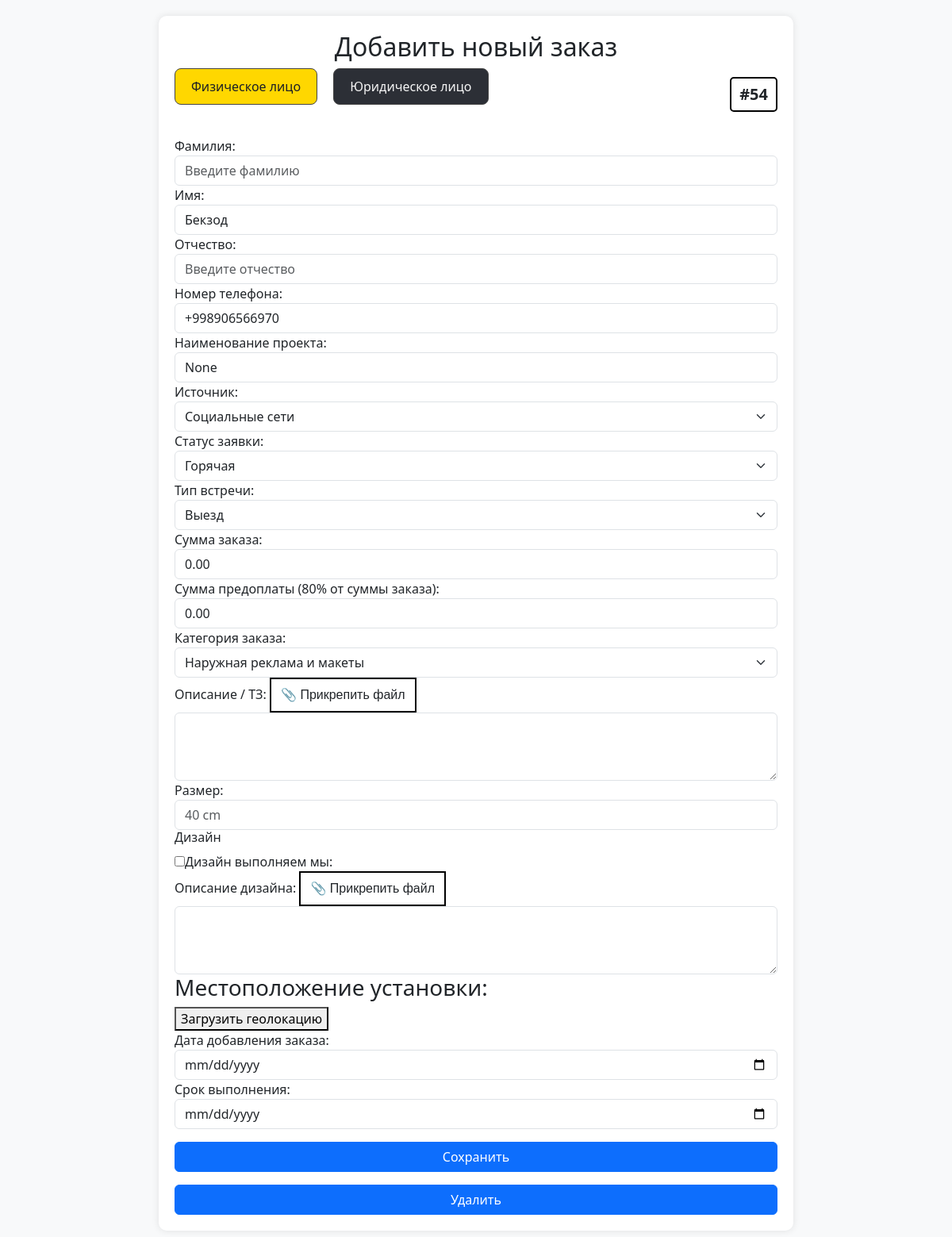
The page /call_center/54 (signed in) on the database as committed earlier.
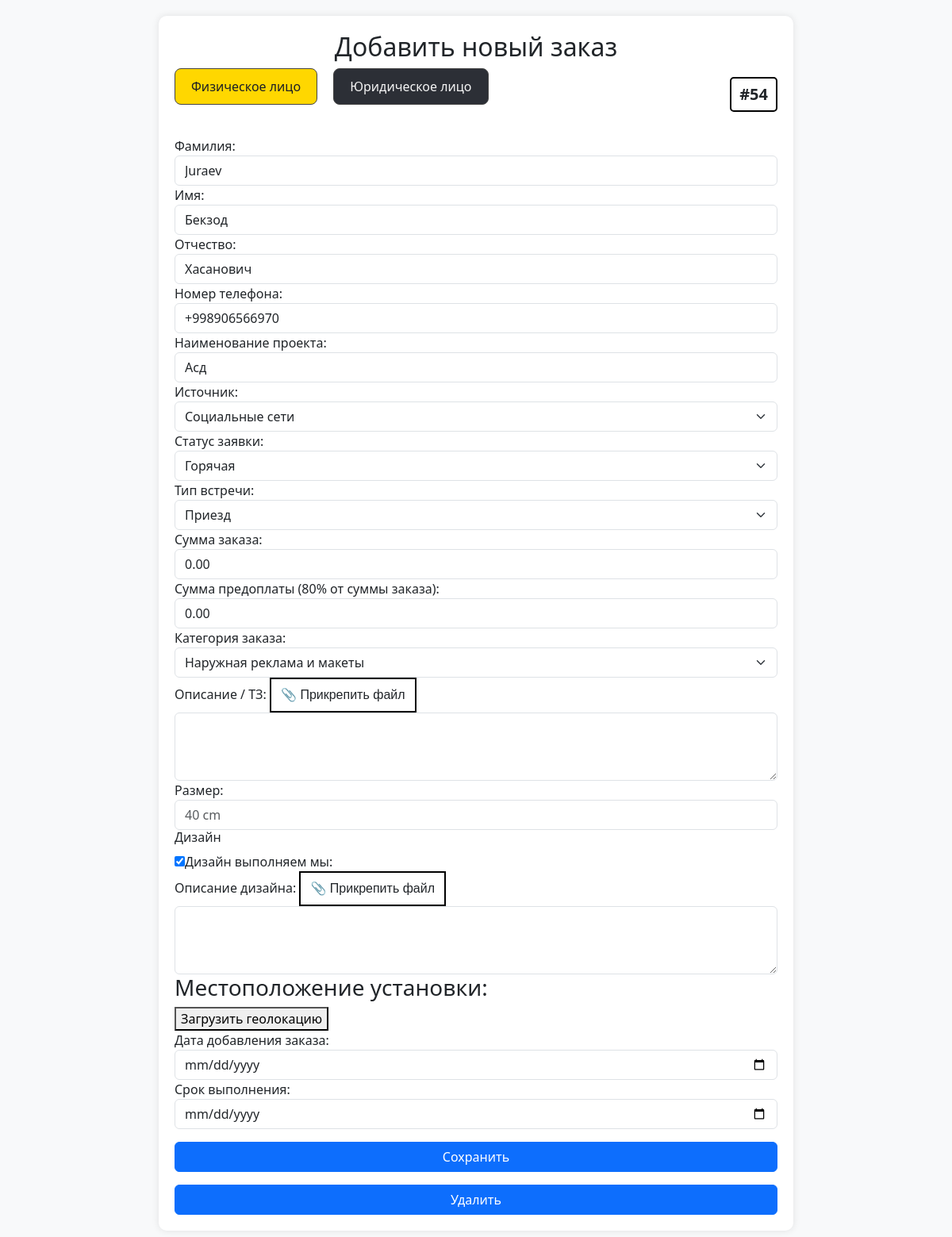
The same page on the database as committed later.
### backend/models.py (models this page shows, shortened)
class Orders(models.Model):
    Stage_CHOICES = [
        ("marketing", "Соц. маркетинг"),
        ("call_center", "Колл-центр"),
        ("manager", "Менеджер"),
        ("design", "Проектирование"),
        ("technologist", "Технолог"),
        ("manager_2", "Менеджер_2"),
        ("accounting", "Бухгалтерия"),
        ("warehouse", "Склад"),
        ("manufacturing", "Производство"),
        ("accounting_2", "Бухгалтерия_2"),
        ("delivery", "Доставка"),
        ("installation", "Установка"),
        ("quality_control", "Контроль качества"),
        ("finished", "Завершён"),
        ("archive", "Архив"),
        ("failed", "fail")
    ]
    Stage_pod_CHOICES = [
        ("rezka", "Резка"),
        ("svarka", "Сварка"),
        ("fill", "Покраска"),
        ("print", "Печать"),
        ('sborka',"Сборка"),
        ('ready','Готово')
    ]
    vstrecha_choice = [
        ("viezd", "Выезд"),
        ("priezd", "Приезд"),
    ]
    zayavki_choice = [
        ("hot", "Горячая"),
        ("cool", "Холодная"),
    ]
    client=models.ForeignKey(Clients, on_delete=models.CASCADE, related_name='clients_order',null=True)
    call_center = models.ForeignKey(
        'Profile', on_delete=models.CASCADE, related_name='call_center_profile', verbose_name="Профиль",blank=True,null=True
    )
    order_name=models.CharField(max_length=100,null=True)
    vstrecha=models.CharField(max_length=20, choices=vstrecha_choice,null=True)
    zayavki = models.CharField(max_length=20, choices=zayavki_choice, null=True)
    order_sum=models.DecimalField(max_digits=10, decimal_places=2,default=0)
    order_predoplata=models.DecimalField(max_digits=10, decimal_places=2,default=0)
    description=models.TextField()
    description_design = models.TextField()
    check_design=models.BooleanField(default=False)
    catigories = models.CharField(max_length=50)
    razmer=models.CharField(max_length=50)
    latitude = models.FloatField(blank=True, null=True, default=0)
    longitude = models.FloatField(blank=True, null=True, default=0)
    tz=models.FileField(blank=True, upload_to='pictures/')
    design=models.FileField(blank=True, upload_to='pictures/')
    stage = models.CharField(max_length=20, choices=Stage_CHOICES,default='manager')
    add_order=models.DateField(null=True)
    complete_order=models.DateField(null=True)
    rezka=models.BooleanField(default=False)
    svarka=models.BooleanField(default=False)
    fill=models.BooleanField(default=False)
    print=models.BooleanField(default=False)
    sborka = models.BooleanField(default=False)
    stage_pod=models.CharField(max_length=20, choices=Stage_pod_CHOICES,default="rezka")
    payment_data=models.DateField(null=True)
    complete_date=models.DateField(null=True)
    fail_date = models.DateField(null=True)
    by_who_fail=models.CharField(max_length=50,null=True,blank=True)
    fail=models.CharField(max_length=255,null=True)
    full_pay=models.BooleanField(default=False)

class Social_clients(models.Model):
    profile = models.ForeignKey(
        'Profile', on_delete=models.CASCADE, related_name='social_client', verbose_name="Профиль"
    )
    client_name=models.CharField(max_length=100)
    phone=PhoneNumberField(null=True, blank=True, default=None)
    comment=models.CharField(max_length=255,null=True, blank=True, default=None)
    order=models.OneToOneField("Orders", on_delete=models.CASCADE, related_name='marketing',null=True)

class Clients(models.Model):
    Social_CHOICES = [
        ("social", "Социальные сети"),
        ("cold_calls", "Холодные звонки"),
        ("word_of_mouth", "Сарафанное радио"),
    ]
    CLIENT_TYPE_CHOICES = [
        ('INDIVIDUAL', 'Физическое лицо'),
        ('LEGAL_ENTITY', 'Юридическое лицо'),
    ]
    social = models.CharField(max_length=20, choices=Social_CHOICES)
    client_type = models.CharField(
        max_length=20,
        choices=CLIENT_TYPE_CHOICES,
    )
    phone = PhoneNumberField()
    created_at = models.DateField(auto_now_add=True,null=True)
    name = models.CharField(max_length=200, null=True, blank=True, default=None)
    lastname = models.CharField(max_length=200, null=True, blank=True, default=None)
    middle_name = models.CharField(max_length=200, null=True, blank=True, default=None)
    adress = models.CharField(max_length=200, null=True, blank=True, default=None)
    company_name=models.CharField(max_length=200, null=True, blank=True, default=None)
    inn = models.CharField(max_length=12,null=True, blank=True, default=None)
    account=models.IntegerField(blank=True,null=True,default=None)
    mfo = models.IntegerField(blank=True, null=True, default=None)
    active=models.BooleanField(default=False)

### backend/views.py (the view, shortened to what this page needs)
# urls.py: path('call_center/<int:pk>',views.DetailCall.as_view(),name='call_cente_detail'),
class DetailCall(LoginRequiredMixin,DetailView):
   model = Orders
   login_url = reverse_lazy('login')
   template_name = 'call_center_detail.html'
   context_object_name = 'item'

### backend/templates/call_center_detail.html (shortened to what the changed rows need)
{% load static %}
{% if request.user.profile.approve %}
<!DOCTYPE html>
<html lang="ru">
<head>
    <link href="https://cdn.jsdelivr.net/npm/bootstrap@5.3.0/dist/css/bootstrap.min.css" rel="stylesheet">
    <link rel="stylesheet" href="{% static 'css/main.css' %}">
</head>
<body>
    <div class="container">
        <h2 class="text-center">Добавить новый заказ</h2>
       <div class="toggle-header">
  <div class="toggle-buttons">
    <button id="btn-individual" class="active">Физическое лицо</button>
    <button id="btn-legal">Юридическое лицо</button>
  </div>
  <div class="order-id-box">#{{ item.id }}</div>
</div>
        <form action="" method="POST" enctype="multipart/form-data">
            <div id="person" style="margin-top: 20px; display: block;">
                   <label>Фамилия:</label>
        <input type="text" placeholder="Введите фамилию" class="form-control" name="lastname"  value="{{item.client.lastname}}">
        <label>Имя:</label>
        <input type="text" placeholder="Введите имя" class="form-control" name="name" value="{% if item.client.name %}{{item.client.name}}{% else %}{{item.marketing.client_name}}{% endif %}">
        <label>Отчество:</label>
        <input type="text" placeholder="Введите отчество" class="form-control" name="middle_name" value="{{item.client.middle_name}}">
            </div>
             <label>Номер телефона:</label>
         <input type="tel"
       name="phone"
       placeholder="+998901234567"
       pattern="^\+998\d{9}$"
       title="+998901234567"
       class="form-control"
                value="{% if item.client.phone %}{{item.client.phone}}{% else %}{{ item.marketing.phone }}{% endif %}">
                  <label>Наименование проекта:</label>
            <input type="text" class="form-control" placeholder="Проект 1" name="order_name" value="{{item.order_name }}" required>
                    <label>Источник:</label>
              <select name="social" class="form-select" required>
    <option value="social" {% if item.client.social == "social" %}selected{% endif %}>Социальные сети</option>
</select>
                 <label>Статус заявки:</label>
          <select class="form-select" name="zayavka" required>
    <option value="hot" {% if item.zayavki == "hot" %}selected{% endif %}>Горячая</option>
</select>
              <label>Тип встречи:</label>
      <select class="form-select" name="vstrecha" required>
    <option value="viezd" {% if item.vstrecha == "viezd" %}selected{% endif %}>Выезд</option>
    <option value="priezd" {% if item.vstrecha == "priezd" %}selected{% endif %}>Приезд</option>
</select>
            <label>Сумма заказа:</label>
            <input type="number" class="form-control" placeholder="100" name="order_sum" id="order_sum"  step="0.01"  value="{{item.order_sum}}" >
            <label>Сумма предоплаты (80% от суммы заказа):</label>
            <input type="number" class="form-control" placeholder="80" readonly name="order_predoplata"   value="{{item.order_predoplata}}"  id="order_predoplata" >
            <label>Категория заказа:</label>
   <select class="form-select" name="catigories">
    <option value="Наружная реклама и макеты" {% if item.catigories == "Наружная реклама и макеты" %}selected{% endif %}>
        Наружная реклама и макеты
    </option>
</select>
         <label>Описание / ТЗ:</label>
<label class="file-input-wrapper">
  <span class="file-label">📎 Прикрепить файл</span>
</label>
            <textarea class="form-control" rows="3" name="description" >{{item.description}}</textarea>
            <label>Размер:</label>
            <input type="text" class="form-control" placeholder="40 cm"  name="razmer"  value="{{item.razmer}}">
            <h6>Дизайн</h6>
            <input type="checkbox" id="size-large" name="check_design" {% if item.check_design %}checked{% endif %}><label>Дизайн выполняем мы:</label>
            <br>
               <label>Описание дизайна:</label>  <label class="file-input-wrapper">
  <span class="file-label">📎 Прикрепить файл</span>
</label>
     <textarea class="form-control" rows="3" name="description_design" >{{item.description_design}}</textarea>
        <h3>Местоположение установки:</h3>
           <button id="pick_map"  type="button" onclick="openGeoModal()">Загрузить геолокацию</button>
            <label>Дата добавления заказа:</label>
            <input type="date"  class="form-control" name="add_order" value="{{ item.add_order|date:'Y-m-d' }}" >
            <label>Срок выполнения:</label>
            <input type="date" class="form-control" name="complete_order"  value="{{item.complete_order|date:'Y-m-d'}}" >
            <button type="submit" class="btn btn-primary w-100 mt-3">Сохранить</button>
            <button type="button" class="btn btn-primary w-100 mt-3" onclick="submitDeleteForm()">Удалить</button>
            </form>
</body>
</html>
{% else %}
{% include 'waiting.html' %}
{% endif %}

Rows that differ between the two databases and show on the page:
changed Orders "Бекзод": lastname (not shown) → "Juraev"; middle_name (not shown) → "Хасанович"; order_name "None" → "Асд"; zayavka (not shown) → "Горячая"; vstrecha (not shown) → "Приезд"; catigories (not shown) → "Наружная реклама и макеты"; check_design "☐" → "☑"
Other text that changed with them:
form field zayavka: "Горячая" → (not shown)
form field vstrecha: "Выезд" → (not shown)
form field catigories: "Наружная реклама и макеты" → (not shown)
